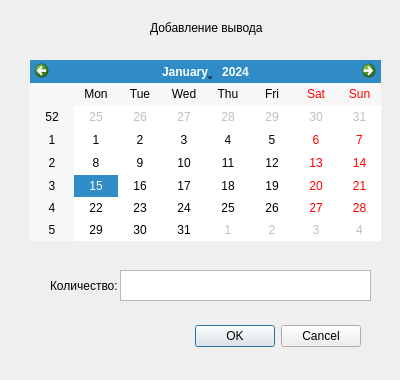
<?xml version="1.0" encoding="UTF-8"?>
<ui version="4.0">
 <class>AddNewWithdraw</class>
 <widget class="QDialog" name="AddNewWithdraw">
  <property name="geometry">
   <rect>
    <x>0</x>
    <y>0</y>
    <width>400</width>
    <height>380</height>
   </rect>
  </property>
  <property name="minimumSize">
   <size>
    <width>400</width>
    <height>380</height>
   </size>
  </property>
  <property name="maximumSize">
   <size>
    <width>400</width>
    <height>380</height>
   </size>
  </property>
  <property name="windowTitle">
   <string>Dialog</string>
  </property>
  <widget class="QLabel" name="Amount">
   <property name="geometry">
    <rect>
     <x>50</x>
     <y>270</y>
     <width>71</width>
     <height>31</height>
    </rect>
   </property>
   <property name="text">
    <string>Количество: </string>
   </property>
  </widget>
  <widget class="QCalendarWidget" name="calendarWidget">
   <property name="geometry">
    <rect>
     <x>30</x>
     <y>60</y>
     <width>351</width>
     <height>181</height>
    </rect>
   </property>
  </widget>
  <widget class="QTextEdit" name="amountstr">
   <property name="geometry">
    <rect>
     <x>120</x>
     <y>270</y>
     <width>251</width>
     <height>31</height>
    </rect>
   </property>
  </widget>
  <widget class="QDialogButtonBox" name="buttonBox">
   <property name="geometry">
    <rect>
     <x>20</x>
     <y>320</y>
     <width>341</width>
     <height>32</height>
    </rect>
   </property>
   <property name="orientation">
    <enum>Qt::Horizontal</enum>
   </property>
   <property name="standardButtons">
    <set>QDialogButtonBox::Cancel|QDialogButtonBox::Ok</set>
   </property>
  </widget>
  <widget class="QLabel" name="AddWithdrawLabel">
   <property name="geometry">
    <rect>
     <x>150</x>
     <y>20</y>
     <width>121</width>
     <height>16</height>
    </rect>
   </property>
   <property name="text">
    <string>Добавление вывода</string>
   </property>
  </widget>
 </widget>
 <resources/>
 <connections/>
</ui>
